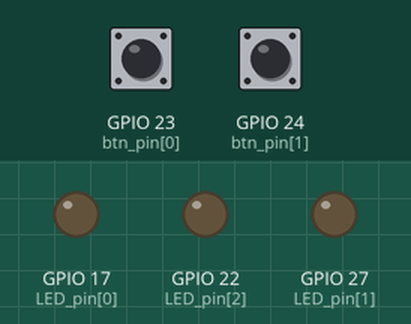
This program was run on a simulated Raspberry Pi (BCM pin numbers). Shown: output pins drawn as LEDs (lit = HIGH). Dashed ring = blinking. The test bench sets the inputs (shaded band); at power-on: GPIO 23 (btn_pin[0]) LOW, GPIO 24 (btn_pin[1]) LOW.

Above: at 1.2 s.
1.3 s: GPIO 23 (btn_pin[0]) pulled HIGH for 1 s
At 3.2 s:
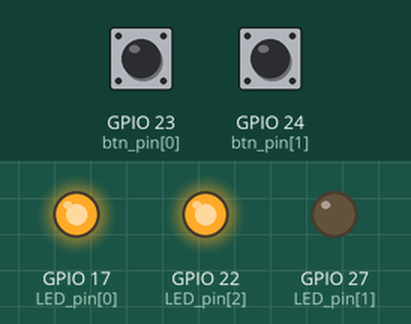
3.8 s: GPIO 24 (btn_pin[1]) pulled HIGH for 3.2 s
At 5.1 s:
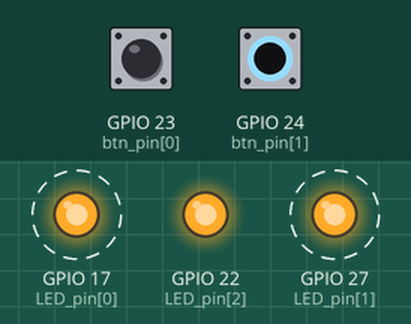
8.5 s: GPIO 24 (btn_pin[1]) pulled HIGH for 0.15 s
At 9.3 s:
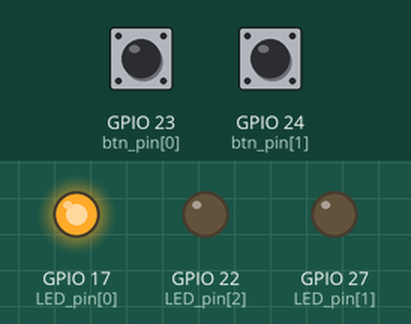
10.2 s: GPIO 24 (btn_pin[1]) pulled HIGH for 1 s
At 12.4 s:
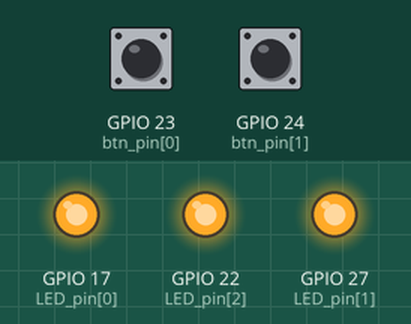
Timing chart, 0 to 13.7 s (numbered marks = the images above; inputs shaded):
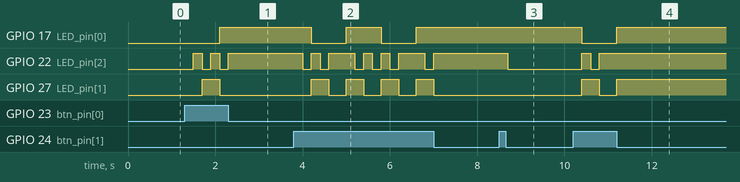

The program:

prac1.py
```python
#!/usr/bin/python3
"""
Python Practical Template
Keegan Crankshaw
Readjust this Docstring as follows:
Names: Mattthew Terblanche
Student Number: TRBMAT002
Prac: 1
Date: 22/07/2019
"""

# import Relevant Librares
import RPi.GPIO as GPIO
import time
import itertools		# Import itertools to use itertools.product to create binary array

# Logic that you write

counter = 0		# Variable for index to binary array
binary = list(itertools.product([0,1], repeat=3))		# Array of binary from 000 to 111
LED_pin = [17,27,22]			# Array for 3 LED pin numbers
btn_pin = [23,24]			# Array for 2 button pin numbers

def setup():

    GPIO.setmode(GPIO.BCM)		# Set numbering system to BCM

    GPIO.setup(LED_pin, GPIO.OUT)		# Set LED on pin 17,27,22 to output
    GPIO.setup(btn_pin, GPIO.IN)		# Set button on pin 23,24 to input

    GPIO.output(LED_pin, 0)		# Set LEDs to off

    GPIO.add_event_detect(23, GPIO.RISING, bouncetime=200)		# Detect button press on pin 23
    GPIO.add_event_detect(24, GPIO.RISING, bouncetime=200)		# Detect button press on pin 24

def buttonPress():

    global counter

    if (GPIO.input(23) == 1 and counter != 7):		# Check for left button press and count not equal to 7
        counter += 1					# Increase count by 1
        time.sleep(.2)					# Create .2 sec delay

    if (GPIO.input(23) == 1 and counter == 7):		# Check for left button press and count equal to 7
        counter = 0					# Set count back to 0 for wrap around
        time.sleep(.2)

    if (GPIO.input(24) == 1 and counter != 0 ):		# Check for right button press and count not equal to 0
        counter -= 1					# Decrease count by 1
        time.sleep(.2)

    if (GPIO.input(24) == 1 and counter == 0):		# Check for right button press and count equal to 0
        counter = 7					# Set count back to 7 for wrap around
        time.sleep(.2)

    return


def switchLED(index,state):

    GPIO.output(LED_pin[index], state)		# Turn LED on if binary value equals 1


    return

def binaryCounter(count):

    for index, value in enumerate(binary[count]):	# Loop through binary array

        switchLED(index,value)				# Pass LED number and state of LED to switchLED

    return


def main():

    buttonPress()		# Call buttonPress
    binaryCounter(counter)	# Call binaryCounter with global counter variable


# Only run the functions if
if __name__ == "__main__":
    # Make sure the GPIO is stopped correctly
    try:

        setup()			# Setup LEDs and buttons

        while True:
            main()		# Run main function until program is cancelled
    except KeyboardInterrupt:
        print("Exiting gracefully")
        # Turn off your GPIOs here
        GPIO.cleanup()
    except e:
        GPIO.cleanup()
        print("Some other error occurred")
        print(e.message)
```

Measured:
- after the input at 1.3 s, GPIO 17 (LED_pin[0]): LOW → HIGH after 0.80 s; GPIO 22 (LED_pin[2]): alternates HIGH for 0.20 s and LOW for 0.20 s, 5 changes in all, then stays HIGH, starting after 0.20 s; GPIO 27 (LED_pin[1]): LOW → HIGH after 0.40 s, → LOW 0.40 s later
- after the input at 3.8 s, GPIO 17 (LED_pin[0]): alternates HIGH for 0.80 s and LOW for 0.80 s, 4 changes in all, then stays HIGH, starting after 0.40 s; GPIO 22 (LED_pin[2]): HIGH → LOW after 0.20 s, → HIGH 0.20 s later, → LOW 0.20 s later, → HIGH 0.20 s later, … (12 changes in this stretch)
- after the input at 8.5 s, GPIO 22 (LED_pin[2]): HIGH → LOW after 0.20 s
- after the input at 10.2 s, GPIO 17 (LED_pin[0]): HIGH → LOW after 0.20 s, → HIGH 0.80 s later; GPIO 22 (LED_pin[2]): LOW → HIGH after 0.20 s, → LOW 0.20 s later, → HIGH 0.20 s later; GPIO 27 (LED_pin[1]): LOW → HIGH after 0.20 s, → LOW 0.40 s later, → HIGH 0.40 s later
